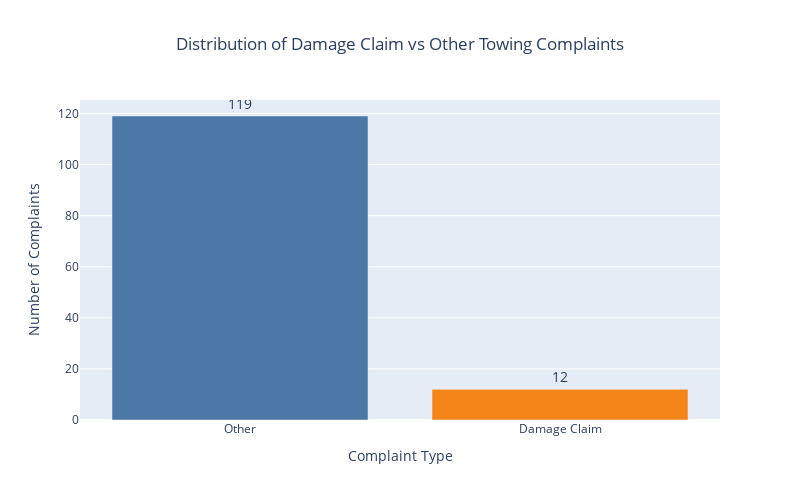

Notebook code for this chart:
### Code cell
import plotly.express as px

# Create a count of damage claim vs other complaints
damage_counts = complaints['Damage Claim'].value_counts().reset_index()
damage_counts.columns = ['Type', 'Count']
damage_counts['Type'] = damage_counts['Type'].map({1: 'Damage Claim', 0: 'Other'})

# Create bar graph
fig = px.bar(
    damage_counts,
    x='Type',
    y='Count',
    title='Distribution of Damage Claim vs Other Towing Complaints',
    color='Type',
    color_discrete_sequence=px.colors.qualitative.T10,
    text='Count'  # Display count on bars
)

# Update layout
fig.update_layout(
    width=800,
    height=500,
    title_x=0.5,  # Center title
    showlegend=False,  # Hide legend since colors are self-explanatory
    xaxis_title="Complaint Type",
    yaxis_title="Number of Complaints"
)

# Update text position
fig.update_traces(
    textposition='outside',
    textfont=dict(size=14)
)

fig.show()

### Figure 1 — Plotly figure (JSON) as saved in the notebook; plotly's stock layout.template omitted (floating-point values rounded to 4 significant figures)
{"data": [{"alignmentgroup": "True", "hovertemplate": "Type=%{x}<br>Count=%{text}<extra></extra>", "legendgroup": "Other", "marker": {"color": "#4C78A8", "pattern": {"shape": ""}}, "name": "Other", "offsetgroup": "Other", "orientation": "v", "showlegend": true, "text": [119], "textfont": {"size": 14}, "textposition": "outside", "type": "bar", "x": ["Other"], "xaxis": "x", "y": [119], "yaxis": "y"}, {"alignmentgroup": "True", "hovertemplate": "Type=%{x}<br>Count=%{text}<extra></extra>", "legendgroup": "Damage Claim", "marker": {"color": "#F58518", "pattern": {"shape": ""}}, "name": "Damage Claim", "offsetgroup": "Damage Claim", "orientation": "v", "showlegend": true, "text": [12], "textfont": {"size": 14}, "textposition": "outside", "type": "bar", "x": ["Damage Claim"], "xaxis": "x", "y": [12], "yaxis": "y"}], "layout": {"barmode": "relative", "height": 500, "legend": {"title": {"text": "Type"}, "tracegroupgap": 0}, "showlegend": false, "title": {"text": "Distribution of Damage Claim vs Other Towing Complaints", "x": 0.5}, "width": 800, "xaxis": {"anchor": "y", "categoryarray": ["Other", "Damage Claim"], "categoryorder": "array", "domain": [0, 1], "title": {"text": "Complaint Type"}}, "yaxis": {"anchor": "x", "domain": [0, 1], "title": {"text": "Number of Complaints"}}}}
